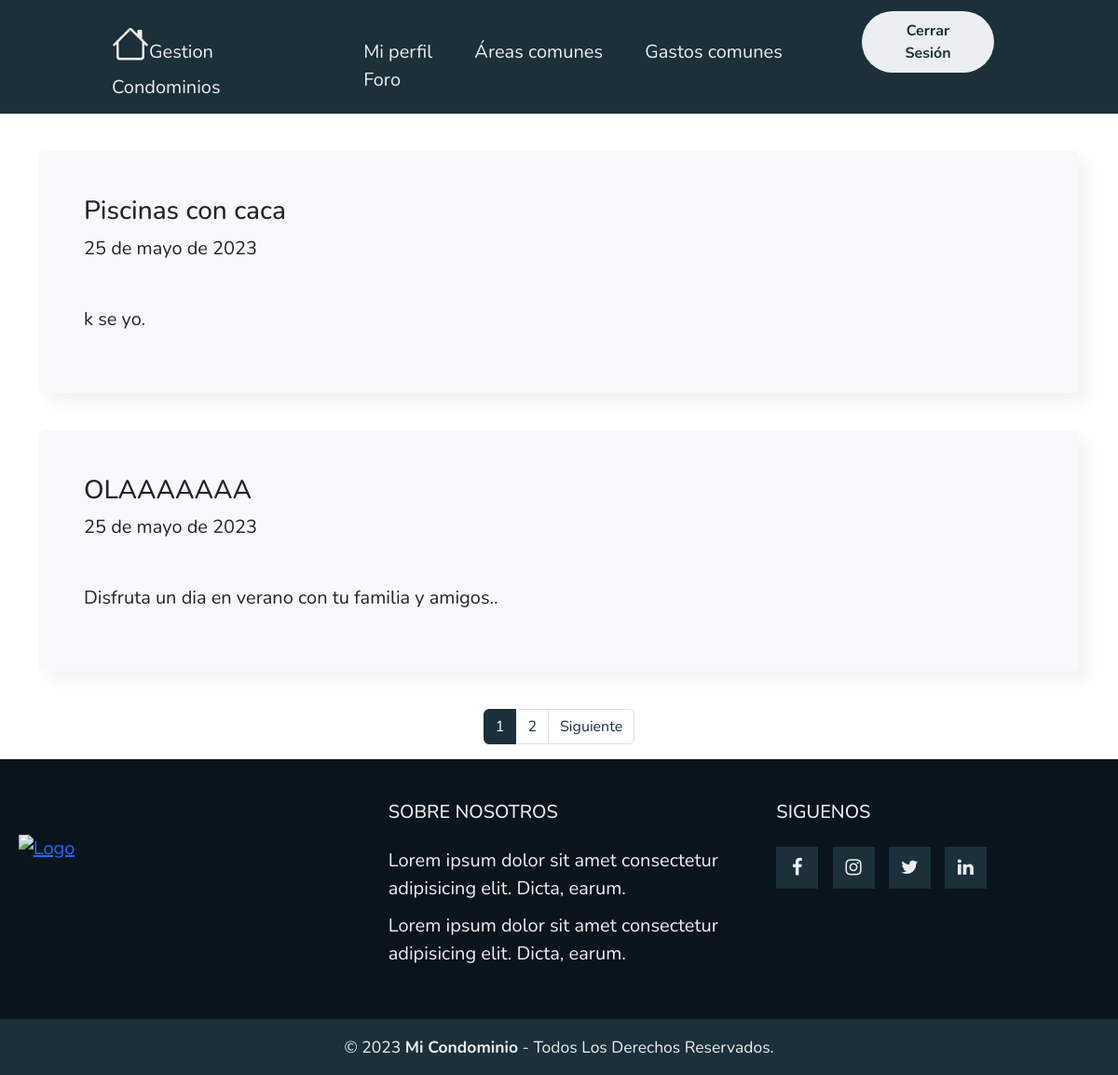
/Foro/ (signed in), run on an earlier commit of the app's database.
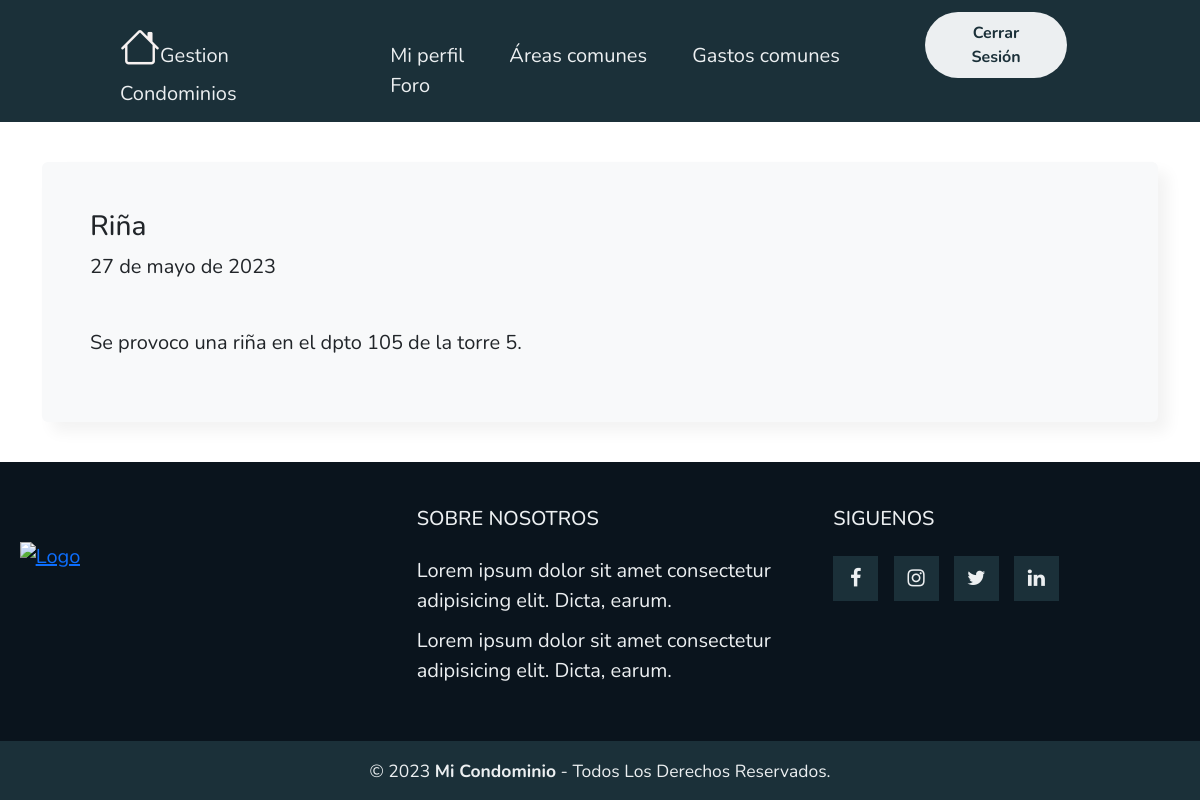
And on a later commit of the database.
### myapp/models.py (models this page shows, shortened)
class Anuncio(models.Model):
    titulo = models.CharField(max_length=50)
    descripcion = models.TextField()
    fecha = models.DateField(default=date.today)

### myapp/views.py (the view)
# urls.py: path('Foro/',Foro,name="Foro"),
@login_required
def Foro(request):
    data = Anuncio.objects.all()
    page = request.GET.get('page', 1)
    try:
        paginator = Paginator(data, 2)
        data = paginator.page(page)
    except:
        raise Http404
    return render(request, 'myapp/Anuncios/Foro.html',{'entity' : data,  'paginator':paginator})

### myapp/templates/myapp/Anuncios/Foro.html (shortened to what this page needs)
{% extends 'myapp/base.html' %}
{% block contenido %}
{% load static %}
<main class="container" style="margin-top: 20px; margin-bottom: 20px; font-size: 20px;">
    {% for entity in entity %}
    <div class="bg-body-tertiary p-5 rounded"
        style="margin-top: 40px; margin-bottom: 40px;box-shadow: 10px 10px 15px rgba(0, 0, 0, 0.05);">
        <h3>{{ entity.titulo }}</h3>
        <p>{{ entity.fecha }}</p>
        <br>
        <p class="">{{ entity.descripcion }}.</p>
    </div>
    {% endfor %}
</main>
<div>
    {% include 'myapp/Paginator.html' %}
</div>
{% endblock %}

What changed in the data, as far as the page shows it:
removed Anuncio: titulo "Piscinas con caca", fecha "25 de mayo de 2023", descripcion "k se yo"
removed Anuncio: titulo "OLAAAAAAA", fecha "25 de mayo de 2023", descripcion "Disfruta un dia en verano con tu familia y amigos."
added Anuncio: titulo "Riña", fecha "27 de mayo de 2023", descripcion "Se provoco una riña en el dpto 105 de la torre 5"
Also different on the page:
list line gone: "1"
list line gone: "2"
text no longer shown: "Siguiente"
